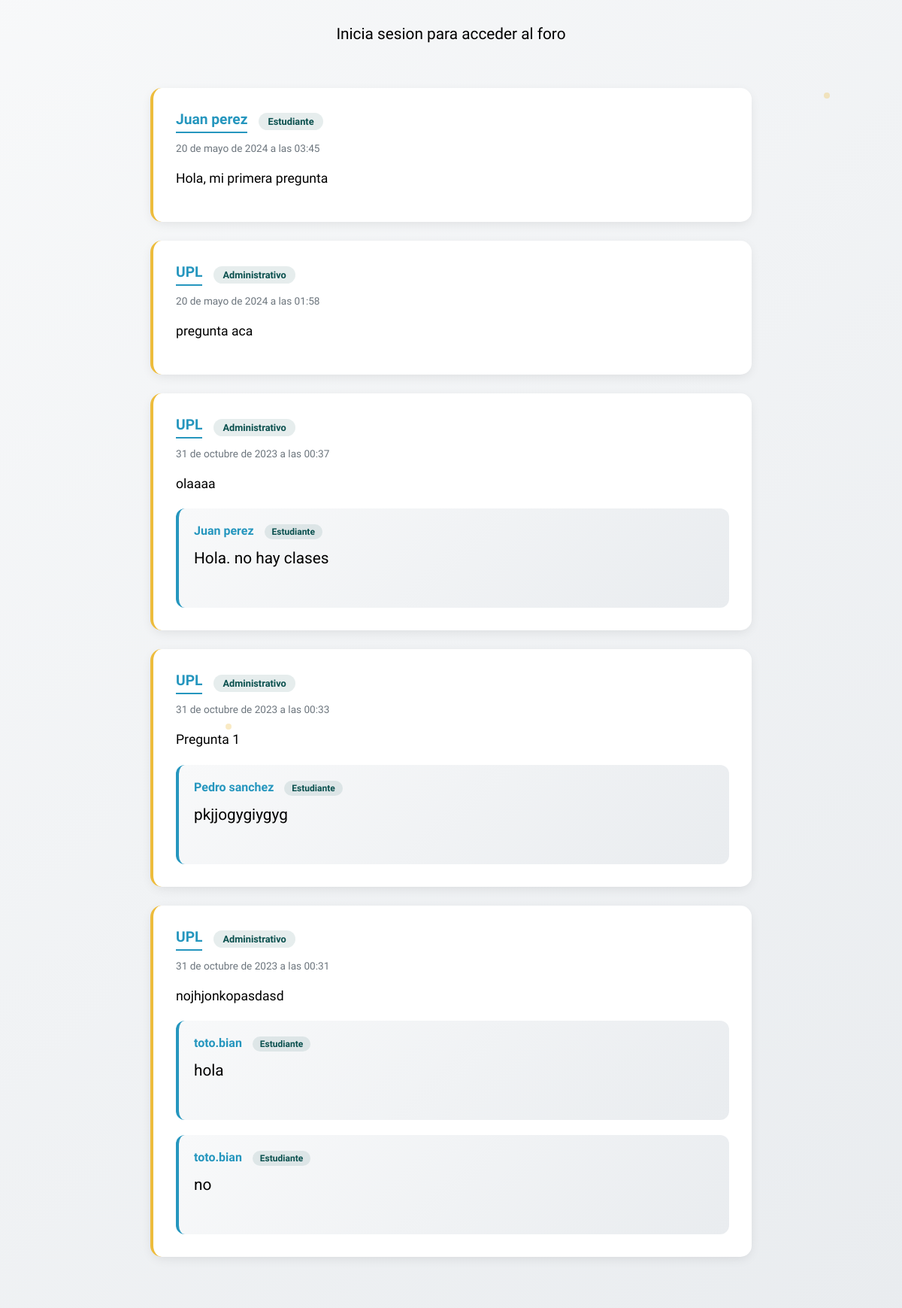
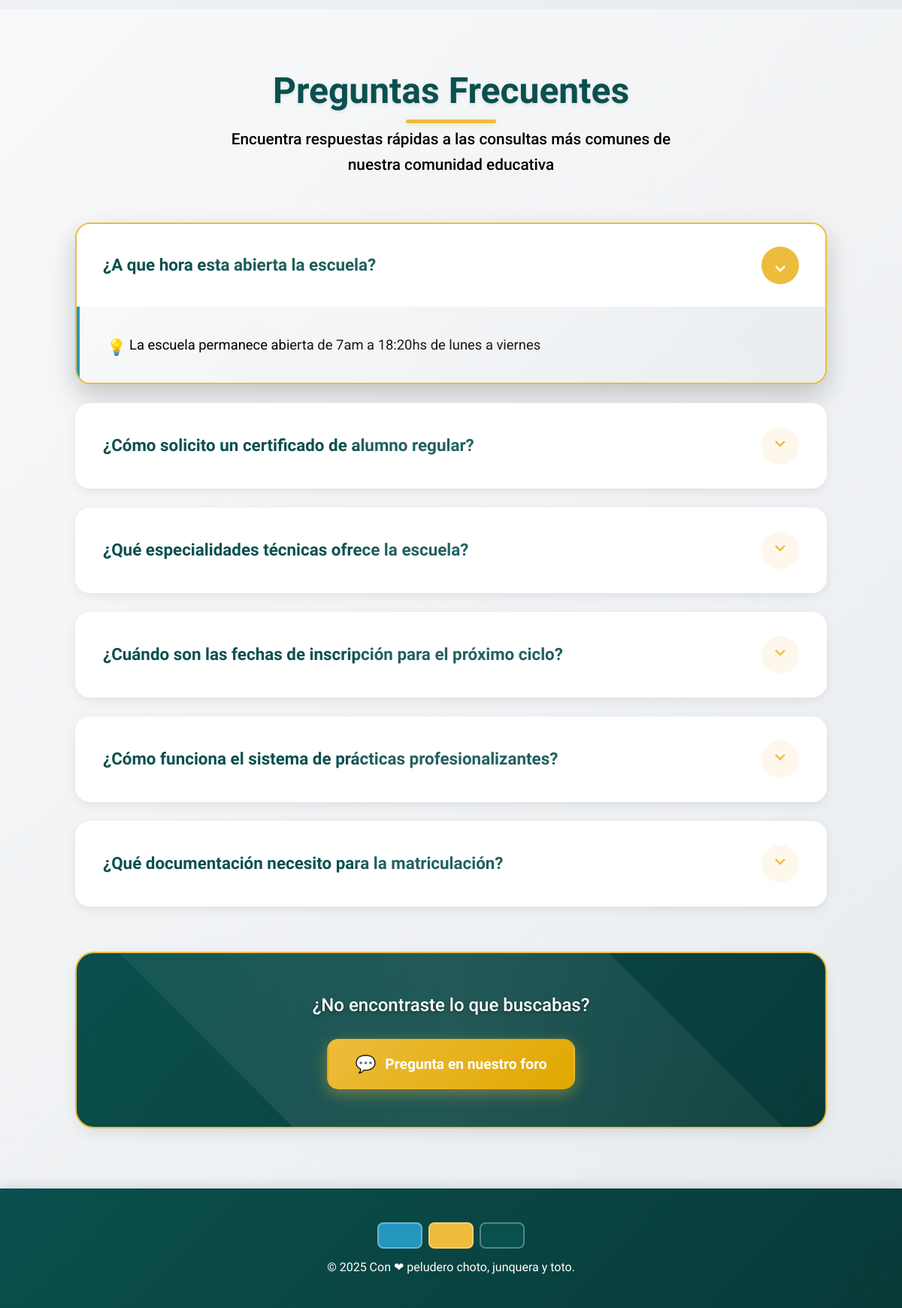
The app's page / (lower part), older data (2 pictures, top to bottom).
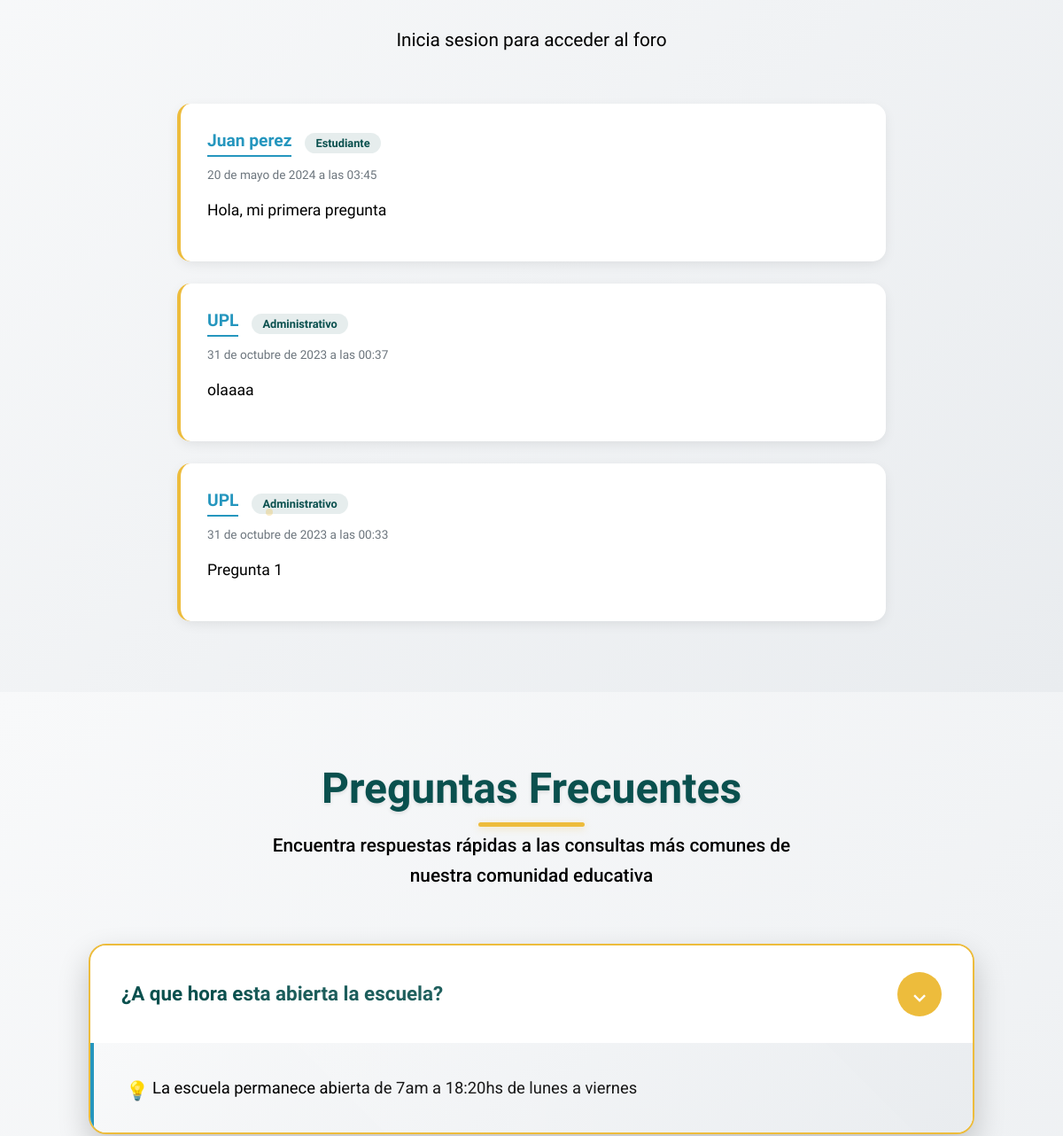
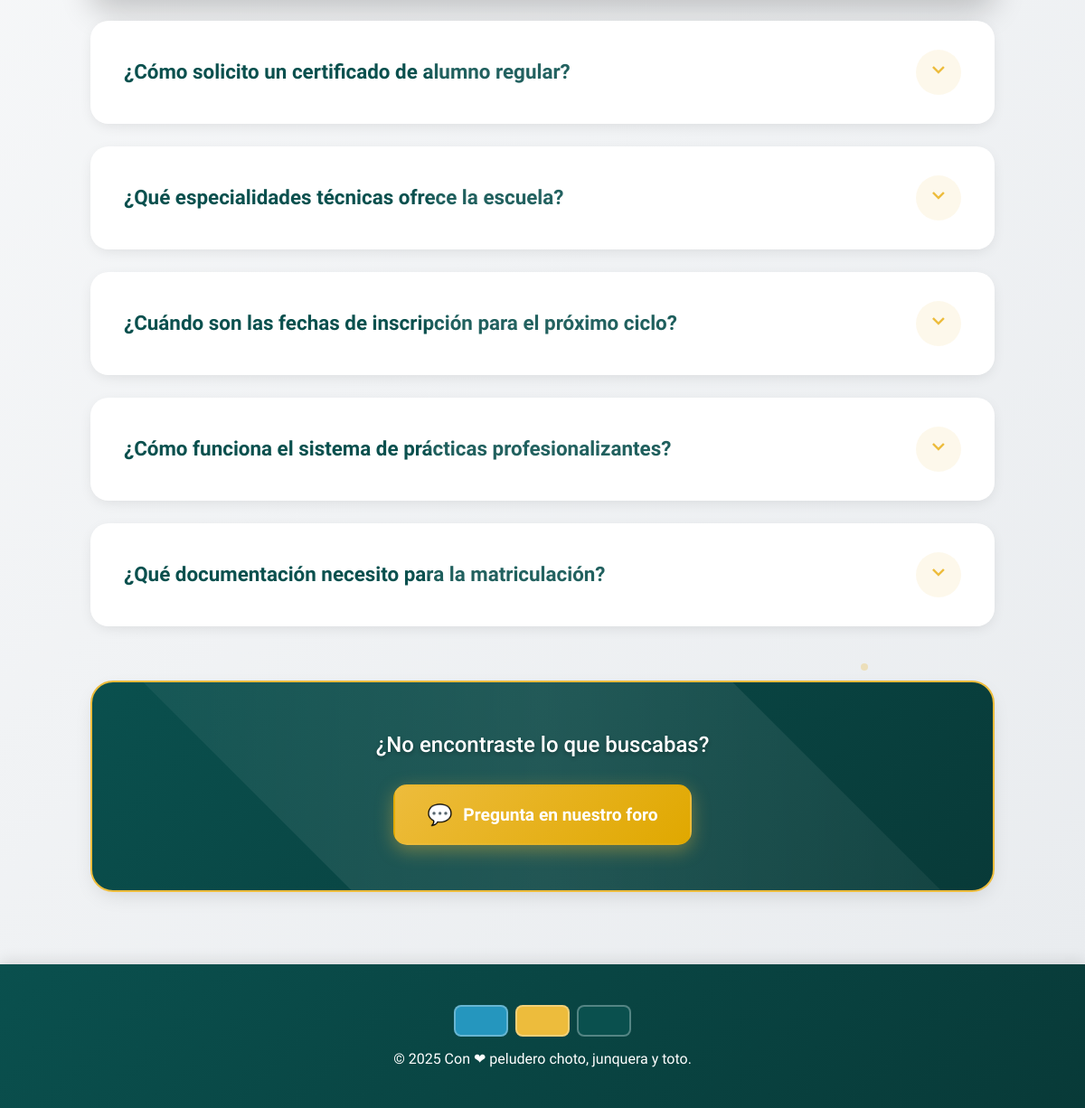
The same page, newer data (2 pictures, top to bottom).
### app/models.py (models this page shows, shortened)
class Pregunta(models.Model):
    contenido = models.TextField()
    autor = models.ForeignKey(User, on_delete=models.CASCADE)
    fecha_creacion = models.DateTimeField(auto_now_add=True)

class Comentario(models.Model):
    contenido = models.TextField()
    pregunta = models.ForeignKey(Pregunta, on_delete=models.CASCADE)
    autor = models.ForeignKey(User, on_delete=models.CASCADE)
    fecha_creacion = models.DateTimeField(auto_now_add=True)

### app/views.py (the view, shortened to what this page needs)
# urls.py: path('', inicio, name="home"),
def inicio(request):
    preguntas = Pregunta.objects.all().order_by('-fecha_creacion')
    respuestas = Comentario.objects.all()
    return render(request, "index.html", {"preguntas": preguntas})

### app/templates/index.html (shortened to what this page needs)
<!DOCTYPE html>
<html lang="es">
<head>
    {% load static %}
    <link rel="stylesheet" href="{% static 'styles/index.css' %}">
    <link href='https://unpkg.com/boxicons@2.1.4/css/boxicons.min.css' rel='stylesheet'>
</head>
<body>
    <section class="foro" id="foro">
        {% if user.is_authenticated %}
        <form class="contain_dudas" method="POST" action="{% url 'home' %}">
            {% csrf_token %}
            <textarea  class="preg" name="pregunta" placeholder="Escribir duda/sugerencia/etc"></textarea>
            <input type="submit" value="Enviar" class="butt">
        </form>
        {% else %}
        <p>Inicia sesion para acceder al foro</p>
        {% endif %}
        {% for pregunta in preguntas %}
        <div class="contain">
            <div class="tops">
                <h4><b>{{ pregunta.autor }}</b></h4>
                <b class="rol">
                    {% if pregunta.autor.groups.first %}
                        {{ pregunta.autor.groups.first.name }}
                    {% else %}
                        Sin rol
                    {% endif %}
                </b>
            </div>
            <p id="fecha">{{pregunta.fecha_creacion}}</p>
            <p id="pregunta">{{ pregunta.contenido }}</p>
            {% for comentario in pregunta.comentario_set.all %}
            <div class="contain_comentario">
                <b class="user">{{ comentario.autor }}</b>
                <b class="rol-comentario">
                    {% if comentario.autor.groups.first %}
                        {{ comentario.autor.groups.first.name }}
                    {% else %}
                        Sin rol
                    {% endif %}
                </b>
                <p class="comentario">{{ comentario.contenido }}</p>
            </div>
            {% endfor %}
        </div>
        {% endfor %}
    </section>
    <section class="faq-section">
        <div class="faq-particles">
            <div class="particle"></div>
            <div class="particle"></div>
        </div>
        <div class="faq-container">
            <h2 class="faq-title">Preguntas Frecuentes</h2>
            <p class="faq-subtitle">Encuentra respuestas rápidas a las consultas más comunes de nuestra comunidad educativa</p>
            <div class="faq-grid">
                <div class="faq-item" onclick="toggleFAQ(this)">
                    <div class="faq-question">
                        <h3>¿A que hora esta abierta la escuela?</h3>
                        <i class='bx bx-chevron-down faq-icon'></i>
                    </div>
                    <div class="faq-answer">
                        <p>La escuela permanece abierta de 7am a 18:20hs de lunes a viernes</p>
                    </div>
                </div>
                <div class="faq-item" onclick="toggleFAQ(this)">
                    <div class="faq-question">
                        <h3>¿Cómo solicito un certificado de alumno regular?</h3>
                        <i class='bx bx-chevron-down faq-icon'></i>
                    </div>
                </div>
                <div class="faq-item" onclick="toggleFAQ(this)">
                    <div class="faq-question">
                        <h3>¿Qué especialidades técnicas ofrece la escuela?</h3>
                        <i class='bx bx-chevron-down faq-icon'></i>
                    </div>
                </div>
                <div class="faq-item" onclick="toggleFAQ(this)">
                    <div class="faq-question">
                        <h3>¿Cuándo son las fechas de inscripción para el próximo ciclo?</h3>
                        <i class='bx bx-chevron-down faq-icon'></i>
                    </div>
                </div>
                <div class="faq-item" onclick="toggleFAQ(this)">
                    <div class="faq-question">
                        <h3>¿Cómo funciona el sistema de prácticas profesionalizantes?</h3>
                        <i class='bx bx-chevron-down faq-icon'></i>
                    </div>
                </div>
                <div class="faq-item" onclick="toggleFAQ(this)">
                    <div class="faq-question">
                        <h3>¿Qué documentación necesito para la matriculación?</h3>
                        <i class='bx bx-chevron-down faq-icon'></i>
                    </div>
                </div>
            </div>
            <div class="faq-cta">
                <p>¿No encontraste lo que buscabas?</p>
                <a href="#foro" class="cta-button">Pregunta en nuestro foro</a>
            </div>
        </div>
    </section>
    {% include "footer.html" %}
</body>
</html>

### app/templates/header.html (shortened to what this page needs)
{% load static %}

### app/templates/footer.html
{% load static %}
<footer class="footer">
    <div class="contenedorDeColores">
        <div class="color"></div>
        <div class="color1"></div>
        <div class="color2"></div>
    </div>
    <div class="derechos">
    © 2025 Con ❤ peludero choto, junquera y toto.
    </div>
</footer>

Row changes from the older to the newer data that the page shows:
removed Pregunta: autor "UPL", autor.groups.first.name "Administrativo", fecha_creacion "20 de mayo de 2024 a las 01:58", contenido "pregunta aca"
removed Comentario: autor "Juan perez", autor.groups.first.name "Estudiante", contenido "Hola. no hay clases", shown under Pregunta "olaaaa"
removed Comentario: autor "Pedro sanchez", autor.groups.first.name "Estudiante", contenido "pkjjogygiygyg", shown under Pregunta "Pregunta 1"
removed Pregunta: autor "UPL", autor.groups.first.name "Administrativo", fecha_creacion "31 de octubre de 2023 a las 00:31", contenido "nojhjonkopasdasd"
removed Comentario: autor "toto.bian", autor.groups.first.name "Estudiante", contenido "hola", shown under "UPL"
removed Comentario: autor "toto.bian", autor.groups.first.name "Estudiante", contenido "no", shown under "UPL"
